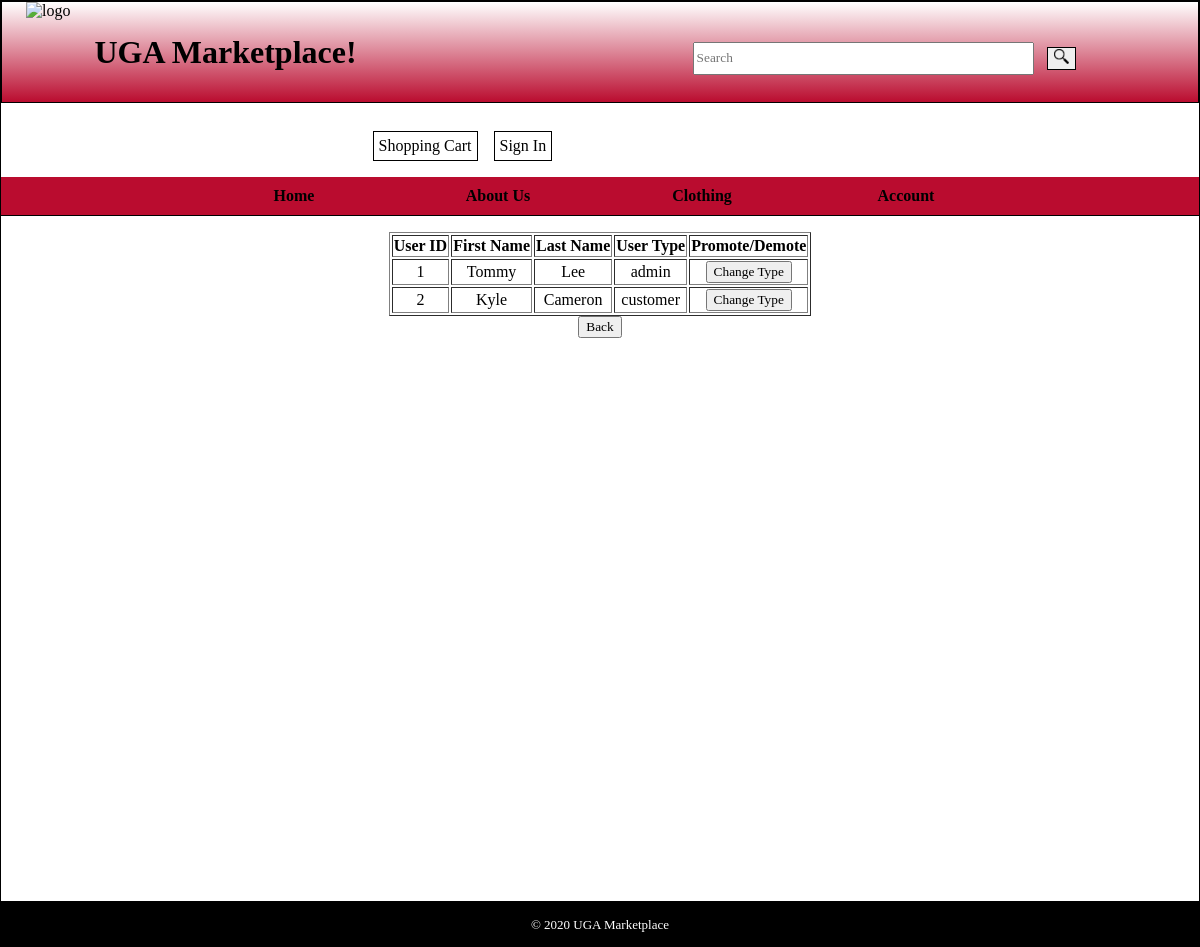
The app's page /changeUserType.php with its own data.
### tables this page shows
CREATE TABLE `user` (
  `user_id` int(11) NOT NULL AUTO_INCREMENT,
  `firstName` varchar(45) DEFAULT NULL,
  `lastName` varchar(45) DEFAULT NULL,
  `username` varchar(45) NOT NULL,
  `email` varchar(45) DEFAULT NULL UNIQUE,
  `password` varchar(255) DEFAULT NULL,
  `user_type` varchar(45) DEFAULT NULL,
  PRIMARY KEY (`user_id`)
);

### changeUserType.php (called while the page is built)
<?php
    include('database.php');
    $userID = isset($_POST['userID']) ? $_POST['userID'] : '';
    $query = $db->prepare("SELECT user_type FROM user WHERE user_id='$userID'");
    $query->execute(array($userID));
    $user = $query->fetch(PDO::FETCH_ASSOC);
    if($user['user_type'] == 'admin'){
        $query = "UPDATE user SET user_type='customer' WHERE user_id='$userID'";
        $db->exec($query);
    }else{
        $query = "UPDATE user SET user_type='admin' WHERE user_id='$userID'";
        $db->exec($query);
    }
    include('manageusers.php');
?>

### manageusers.php (the view, shortened to what this page needs)
<?php
    include('database.php');
    $query = 'SELECT * FROM user';
    $users = $db->query($query);
?>
<!DOCTYPE html>
<html lang="en">
    <head>
        <link rel="stylesheet" href="css/main_stylesheet.css">
    </head>
    <body>
        <header>
            <a href="index.php"><img id="imageheader" src="images/UGA_logo.png" height="95" alt="logo"></a>
            <h1 id="title">UGA Marketplace!</h1>
            <form id="searchBarForm" action="searchResults.php" method="GET">
                <input type="text" id="searchBar" name="search" placeholder="Search">
                <button type="submit" id="searchButton"><img src="images/magnifying_glass.png" height="15" width="15"></button>
            </form>
            <p class="headerLinks" id="shoppingCart"><a href="shopping_cart.php" >Shopping Cart</a></p>
            <?php
                if(!isset($_SESSION['flag']) || $_SESSION['flag'] != 1) { ?>
            <p class="headerLinks" id="signIn"><a href="sign_in.php" >Sign In</a></p>
            <?php
                }
                else { ?>
            <p class="headerLinks" id="signIn"><a href="logout.php" >Logout</a></p>
            <?php
                }
            ?>
        </header>
        <nav id="nav_list">
                <ul>
                    <li><a href="index.php">Home</a></li>
                    <li><a href="about_us.php">About Us</a></li>
                    <li class="noHighlight">Clothing
                    </li>
                    <li class="noHighlight">Account
                    </li>
                </ul>
            </nav>
        <main>
            <table border=1 align="center">
                <tr>
                    <th>User ID</th>
                    <th>First Name</th>
                    <th>Last Name</th>
                    <th>User Type</th>
                    <th>Promote/Demote</th>
                    <tr>
                        <?php foreach($users as $user):?>
                        <td><?php echo $user['user_id']?></td>
                        <td><?php echo $user['firstName']?></td>
                        <td><?php echo $user['lastName']?></td>
                        <td><?php echo $user['user_type']?></td>
                        <td>
                            <form action="changeUserType.php" method="POST">
                                <input type="submit" value="Change Type">
                            </form>
                        </td>
                    </tr>
                        <?php endforeach;?>
            </table>
            <a href="admin_page.php"><button>Back</button></a><br><br><br>
        </main>
        <footer>
            <p>&copy; 2020 UGA Marketplace</p>
        </footer>
    </body>
</html>

### css/main_stylesheet.css (style rules this page uses)
* { font-family: Georgia, 'Times New Roman', Times, serif; }
body { border: thin solid black; height: 100%; margin: 0em auto; padding: 0em; }
header { border: 1px solid black; height: 100px; background-image: linear-gradient(to top, rgb(186, 12, 47), white); }
#imageheader { float: left; margin-left: 1.5em; margin-right: 1.5em; }
#title { margin-top: 1em; float: left; }
#searchBarForm { float: left; margin: 0; margin-left: 20em; padding: 1em; padding-top: 2.5em; width: 25em; text-align: center; }
#searchBar { width: 25em; height: 2em; float: left; margin-right: 1em; }
#searchButton { margin-left: 0; border: 1px solid black; float: left; margin-top: 5px; }
.headerLinks { float: left; border: 1px solid black; margin: 1em; margin-top: 2.5em; padding: 5px; font: bold; background-color:white; color: black; }
header a:link, header a:visited { text-decoration: none; color: black; }
#shoppingCart { margin-right: 0; }
#signIn { margin-left: 1em; }
#nav_list { float: left; width: 100%; border-bottom: 1px solid black; }
#nav_list ul { background-color: rgb(186, 12, 47); font-weight: bold; margin:0; padding:0; text-align: center; }
#nav_list ul li { list-style-type: none; background-color: rgb(186, 12, 47); display: inline-block; padding: 10px 35px; width: 130px; position: relative; margin: 0; }
#nav_list ul li a { color: black; text-decoration: none; }
main { clear: left; text-align: center; padding-top: 1em; min-height: 550px; }
footer { clear: both; text-align: center; font: small bolder; background-color: black; color: white; height: 3em; margin-top: 10%; padding: 3px; }

### records on screen
user: user_id "1", firstName "Tommy", lastName "Lee", user_type "admin"
user: user_id "2", firstName "Kyle", lastName "Cameron", user_type "customer"
